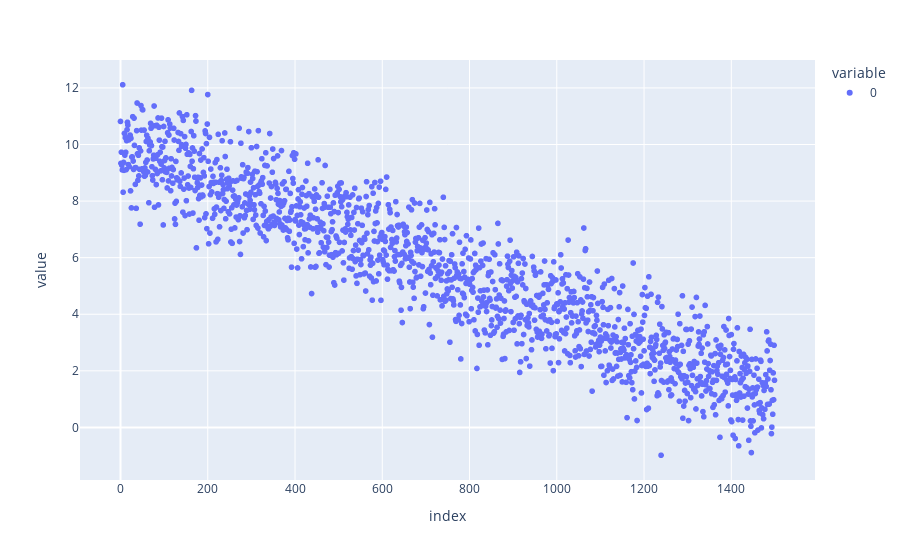

The notebook cell this image was saved under:
### Code cell
import pandas as pd
import numpy as np
import plotly.express as px

n = 1500
X1 = np.linspace(-10,10,n)
X2 = np.linspace(0,22,n)
X3 = np.linspace(-5,0,n)

y_real = -1.5*X1 + 0.5*X2 + 2*X3 + 5

linear_generator = y_real + np.random.randn(n)

pd.DataFrame({'X1': X1,'X2': X2,'X3': X3, 'y' :linear_generator}).to_csv('data_regression.csv')
px.scatter(linear_generator)

### Figure 1 — Plotly figure (JSON) as saved in the notebook; plotly's stock layout.template omitted (floating-point values rounded to 4 significant figures; data arrays with more than 128 entries replaced by an {"elided": "..."} marker saying what was removed)
{"data": [{"hovertemplate": "variable=0<br>index=%{x}<br>value=%{y}<extra></extra>", "legendgroup": "0", "marker": {"color": "#636efa", "symbol": "circle"}, "mode": "markers", "name": "0", "showlegend": true, "type": "scattergl", "x": {"elided": "1500 int values"}, "xaxis": "x", "y": {"elided": "1500 float values"}, "yaxis": "y"}], "layout": {"legend": {"title": {"text": "variable"}, "tracegroupgap": 0}, "margin": {"t": 60}, "xaxis": {"anchor": "y", "domain": [0, 1], "title": {"text": "index"}}, "yaxis": {"anchor": "x", "domain": [0, 1], "title": {"text": "value"}}}}
